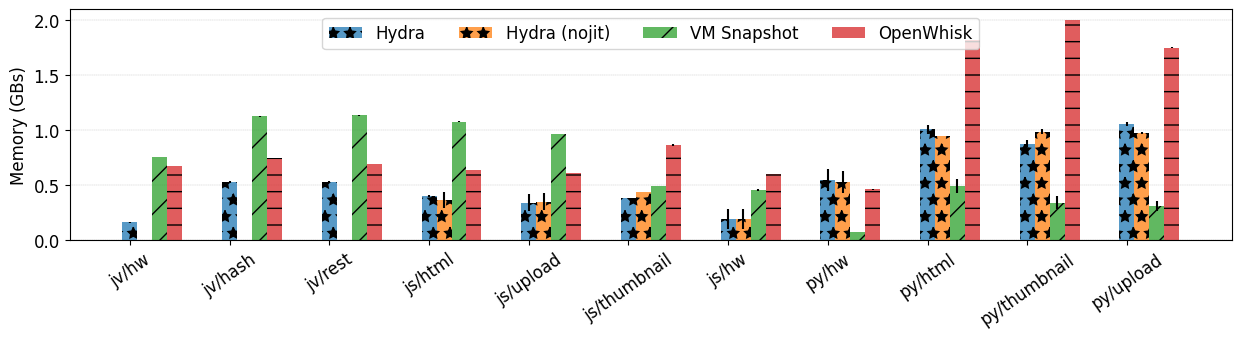

Write the Python code that produced this figure.
#!/usr/bin/env python

declarations = __import__("sandboxes-declarations")
import results
import matplotlib.pyplot as plt
import numpy as np

nojit_exp = declarations.nojit_experiment
jit_exp = declarations.jit_experiment
benchmark_labels = declarations.benchmark_labels
isolate_benchmark_path = declarations.isolate_benchmark_path
openwhisk_benchmark_path = declarations.openwhisk_benchmark_path
snapshot_benchmark_path = declarations.snapshot_benchmark_path

# Memory footprint in GBs.
nojit_mem_avg = {}
nojit_mem_std = {}
jit_mem_avg = {}
jit_mem_std = {}
openwhisk_mem_avg = {}
openwhisk_mem_std = {}
snapshot_mem_avg = {}
snapshot_mem_std = {}

# Processing results.
for idx, path in enumerate(isolate_benchmark_path):
    nojit_mem_avg[idx] = results.process_result(nojit_exp + path)["mem_avg"]
    nojit_mem_std[idx] = results.process_result(nojit_exp + path)["mem_std"]
for idx, path in enumerate(isolate_benchmark_path):
    jit_mem_avg[idx] = results.process_result(jit_exp + path)["mem_avg"]
    jit_mem_std[idx] = results.process_result(jit_exp + path)["mem_std"]
for idx, path in enumerate(openwhisk_benchmark_path):
    openwhisk_mem_avg[idx] = results.process_result(nojit_exp + path)["mem_avg"]
    openwhisk_mem_std[idx] = results.process_result(nojit_exp + path)["mem_std"]
for idx, path in enumerate(snapshot_benchmark_path):
    snapshot_mem_avg[idx] = results.process_result(nojit_exp + path)["mem_avg"]
    snapshot_mem_std[idx] = results.process_result(nojit_exp + path)["mem_std"]

# Scale openwhisk and snapshot to 2GB.
for idx, path in enumerate(openwhisk_benchmark_path):
    openwhisk_mem_avg[idx] = openwhisk_mem_avg[idx] * (2048 / declarations.openwhisk_mem_factor[idx])
for idx, path in enumerate(snapshot_benchmark_path):
    snapshot_mem_avg[idx] = snapshot_mem_avg[idx] * (2048 / declarations.snapshot_mem_factor[idx])

x = np.arange(len(benchmark_labels))
width = 0.15

plt.rcParams.update({'font.size': 12})
fig, ax = plt.subplots()
ax.bar(x + 0*width, nojit_mem_avg.values(),     yerr=nojit_mem_std.values(),     width=width, hatch='*', label='Hydra', alpha=0.75)
ax.bar(x + 1*width, jit_mem_avg.values(),       yerr=jit_mem_std.values(),       width=width, hatch='*', label='Hydra (nojit)', alpha=0.75)
ax.bar(x + 2*width, snapshot_mem_avg.values(),  yerr=snapshot_mem_std.values(),  width=width, hatch='/', label='VM Snapshot', alpha=0.75)
ax.bar(x + 3*width, openwhisk_mem_avg.values(), yerr=openwhisk_mem_std.values(), width=width, hatch='-', label='OpenWhisk',  alpha=0.75)

ax.set_ylabel('Memory (GBs)')
ax.set_xticks(x, benchmark_labels)

# Uncomment to hide xticks.
#plt.tick_params(
#    axis='x',          # changes apply to the x-axis
#    which='both',      # both major and minor ticks are affected
#    bottom=False,      # ticks along the bottom edge are off
#    top=False,         # ticks along the top edge are off
#    labelbottom=False) # labels along the bottom edge are off
ax.set_axisbelow(True)
plt.grid(axis = 'y', linestyle = '--', linewidth = 0.25)
plt.xticks(rotation = 35)
ax.set_ylim(ymax=2.1)
#ax.set_xlim(xmin=-.25, xmax=14.7)
fig.set_figwidth(15)
fig.set_figheight(3)

ax.legend(ncol=5, loc='upper center')
plt.savefig("sandboxes-memory.pdf", bbox_inches='tight')
plt.savefig("sandboxes-memory.png", bbox_inches='tight')
